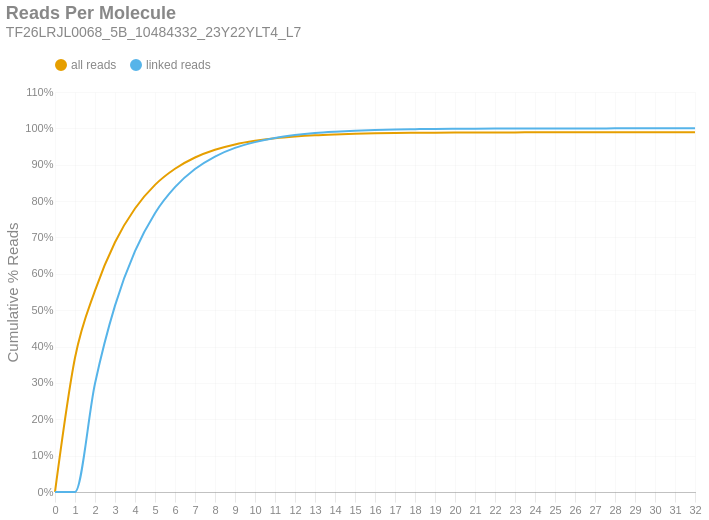

Notebook code for this chart:
### Markdown cell above
### Reads per Molecule
This chart shows the cumulative distribution of the number of reads per linked molecule. That is, how many alignments are associated with a unique molecule. This excludes the number of reads associated with invalid or absent linked-read barcodes. The `linked` histogram is the percentages recalculated when disregarding singletons.

### Code cell
if SKIPLR:
    print_html(f"Skipped")
else:
    counts = np.bincount(valids['reads'].cast(pl.Int64).to_numpy())
    weighted = counts * np.arange(len(counts))
    all_perc = weighted / n_reads
    linked_perc = weighted / n_linked_reads
    linked_perc[1] = 0
    binned_df = pl.DataFrame({
        'readsper': list(range(len(counts))),
        'all reads (cumsum)': np.cumsum(all_perc).tolist(),
        'linked reads (cumsum)': np.cumsum(linked_perc).tolist(),
    })

    with SafeRender(binned_df):
        (
            density_plot(binned_df, 'Reads Per Molecule', samplename, 'readspmol')
            .encode(
                x=alt.X('readsper:O', title=None).axis(labelAngle=0).scale(padding=0),
                y=alt.Y('value:Q', title='Cumulative % Reads').axis(format='%').stack(False),
                color=alt.Color("key:N").scale(domain=["all reads", "linked reads"]),
                tooltip=[
                    alt.Tooltip("key:N", title="Data Type"),
                    alt.Tooltip("readsper:O", title="Reads Per Molecule"),
                    alt.Tooltip("value:Q", format=".2%", title="% Reads (Cum.)")
                ]            
            )
        ).display()

### Figure 1 — Vega-Lite specification as saved in the notebook (floating-point values rounded to 4 significant figures)
{"width": "container", "height": 400, "config": {"title": {"anchor": "start", "dy": -15, "fontSize": 18, "color": "#888888", "subtitleColor": "#888888", "subtitleFontSize": 14}, "arc": {"fill": "#0072B2"}, "axis": {"domainColor": "#888888", "domainWidth": 0.5, "gridWidth": 0.2, "grid": false, "titleFontWeight": 400, "titleFontSize": 15, "labelFontSize": 11, "labelColor": "#888888", "tickColor": "#888888", "tickWidth": 0.2, "titleColor": "#888888"}, "axisBand": {"grid": false}, "axisX": {"grid": true, "tickSize": 10, "domainCap": "round"}, "axisY": {"domain": false, "grid": true, "tickSize": 0, "domainCap": "round"}, "background": "transparent", "header": {"labelFontSize": 15, "labelColor": "#888888", "titleFontSize": 15, "titleFontWeight": 600, "titleColor": "#888888"}, "legend": {"labelFont": "sans-serif", "labelFontSize": 12, "labelColor": "#888888", "symbolSize": 100, "symbolType": "circle", "titleFontSize": 12, "titlePadding": 10, "titleColor": "#888888", "title": null, "orient": "top"}, "range": {"category": ["#E69F00", "#56B4E9", "#009E73", "#F0E442", "#0072B2", "#D55E00", "#CC79A7", "#000000"], "diverging": ["#cfe8f3", "#a2d4ec", "#73bfe2", "#46abdb", "#1696d2", "#12719e"]}, "area": {"fill": "#0072B2", "fillOpacity": 0.7, "line": true, "strokeOpacity": 0.7}, "line": {"color": "#0072B2", "stroke": "#0072B2", "strokeWidth": 2}, "trail": {"color": "#0072B2", "stroke": "#0072B2", "strokeWidth": 0, "size": 1}, "point": {"filled": true, "fillOpacity": 1.0, "size": 95}, "text": {"color": "#888888", "fontSize": 11, "align": "right", "fontWeight": 400, "size": 11}, "bar": {"fill": "#0072B2", "stroke": null}, "view": {"stroke": null, "continuousWidth": 660, "continuousHeight": 400}}, "data": {"name": "data-2a72c32832a03936dcce4e64ddcfc130"}, "mark": {"type": "line", "interpolate": "monotone", "point": {"opacity": 0, "size": 275}}, "encoding": {"color": {"field": "key", "scale": {"domain": ["all reads", "linked reads"]}, "type": "nominal"}, "tooltip": [{"field": "key", "title": "Data Type", "type": "nominal"}, {"field": "readsper", "title": "Reads Per Molecule", "type": "ordinal"}, {"field": "value", "format": ".2%", "title": "% Reads (Cum.)", "type": "quantitative"}], "x": {"axis": {"labelAngle": 0}, "field": "readsper", "scale": {"padding": 0}, "title": null, "type": "ordinal"}, "y": {"axis": {"format": "%"}, "field": "value", "stack": false, "title": "Cumulative % Reads", "type": "quantitative"}}, "params": [{"name": "param_c36ac31b6afebe62", "select": {"type": "point", "fields": ["key"]}, "bind": "legend"}], "title": {"text": "Reads Per Molecule", "subtitle": "TF26LRJL0068_5B_10484332_23Y22YLT4_L7"}, "transform": [{"fold": ["all reads (cumsum)", "linked reads (cumsum)"]}, {"calculate": "replace(datum.key, ' (cumsum)', '')", "as": "key"}, {"filter": {"param": "param_c36ac31b6afebe62"}}], "usermeta": {"embedOptions": {"downloadFileName": "TF26LRJL0068_5B_10484332_23Y22YLT4_L7.readspmol"}}, "$schema": "https://vega.github.io/schema/vega-lite/v6.4.1.json", "datasets": {"data-2a72c32832a03936dcce4e64ddcfc130": [{"readsper": 0, "all reads (cumsum)": 0.0, "linked reads (cumsum)": 0.0}, {"readsper": 1, "all reads (cumsum)": 0.3691, "linked reads (cumsum)": 0.0}, {"readsper": 2, "all reads (cumsum)": 0.554, "linked reads (cumsum)": 0.2982}, {"readsper": 3, "all reads (cumsum)": 0.6869, "linked reads (cumsum)": 0.5126}, {"readsper": 4, "all reads (cumsum)": 0.7797, "linked reads (cumsum)": 0.6622}, {"readsper": 5, "all reads (cumsum)": 0.8446, "linked reads (cumsum)": 0.7668}, {"readsper": 6, "all reads (cumsum)": 0.8889, "linked reads (cumsum)": 0.8383}, {"readsper": 7, "all reads (cumsum)": 0.9198, "linked reads (cumsum)": 0.8882}, {"readsper": 8, "all reads (cumsum)": 0.9412, "linked reads (cumsum)": 0.9226}, {"readsper": 9, "all reads (cumsum)": 0.9559, "linked reads (cumsum)": 0.9464}, {"readsper": 10, "all reads (cumsum)": 0.9657, "linked reads (cumsum)": 0.9622}, {"readsper": 11, "all reads (cumsum)": 0.9728, "linked reads (cumsum)": 0.9736}, {"readsper": 12, "all reads (cumsum)": 0.9777, "linked reads (cumsum)": 0.9815}, {"readsper": 13, "all reads (cumsum)": 0.9811, "linked reads (cumsum)": 0.9871}, {"readsper": 14, "all reads (cumsum)": 0.9834, "linked reads (cumsum)": 0.9908}, {"readsper": 15, "all reads (cumsum)": 0.9852, "linked reads (cumsum)": 0.9936}, {"readsper": 16, "all reads (cumsum)": 0.9864, "linked reads (cumsum)": 0.9956}, {"readsper": 17, "all reads (cumsum)": 0.9872, "linked reads (cumsum)": 0.9969}, {"readsper": 18, "all reads (cumsum)": 0.9878, "linked reads (cumsum)": 0.9977}, {"readsper": 19, "all reads (cumsum)": 0.9882, "linked reads (cumsum)": 0.9985}, {"readsper": 20, "all reads (cumsum)": 0.9884, "linked reads (cumsum)": 0.9989}, {"readsper": 21, "all reads (cumsum)": 0.9886, "linked reads (cumsum)": 0.9992}, {"readsper": 22, "all reads (cumsum)": 0.9888, "linked reads (cumsum)": 0.9994}, {"readsper": 23, "all reads (cumsum)": 0.989, "linked reads (cumsum)": 0.9997}, {"readsper": 24, "all reads (cumsum)": 0.989, "linked reads (cumsum)": 0.9997}, {"readsper": 25, "all reads (cumsum)": 0.9891, "linked reads (cumsum)": 0.9998}, {"readsper": 26, "all reads (cumsum)": 0.9891, "linked reads (cumsum)": 0.9999}, {"readsper": 27, "all reads (cumsum)": 0.9891, "linked reads (cumsum)": 0.9999}, {"readsper": 28, "all reads (cumsum)": 0.9891, "linked reads (cumsum)": 1.0}, {"readsper": 29, "all reads (cumsum)": 0.9891, "linked reads (cumsum)": 1.0}, {"readsper": 30, "all reads (cumsum)": 0.9891, "linked reads (cumsum)": 1.0}, {"readsper": 31, "all reads (cumsum)": 0.9891, "linked reads (cumsum)": 1.0}, {"readsper": 32, "all reads (cumsum)": 0.9892, "linked reads (cumsum)": 1.0}]}}
